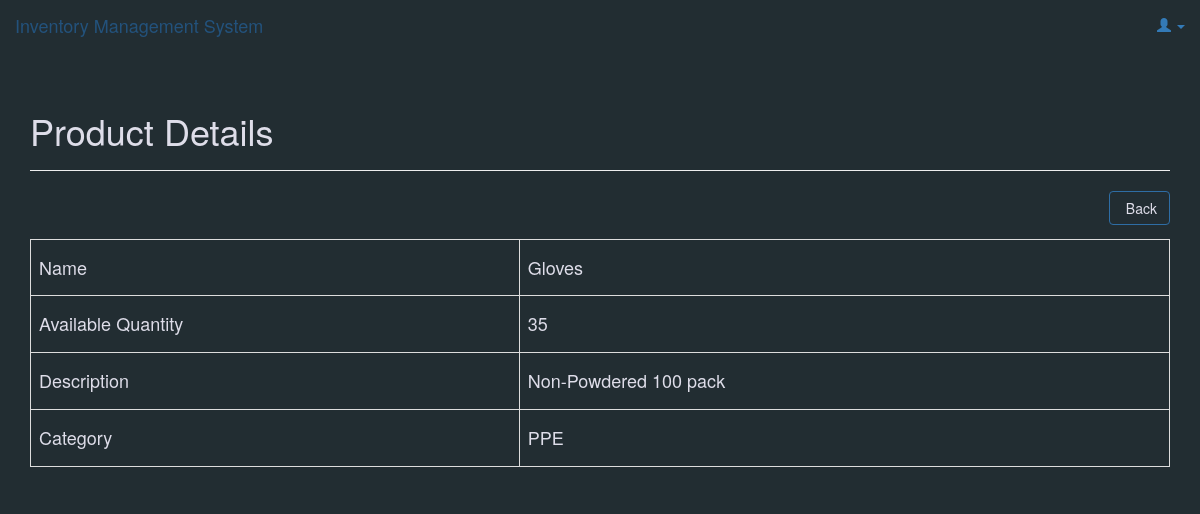
Page /products/read_one.php?id=6 on the committed database.
### tables this page shows
CREATE TABLE `products` (
  `id` int(11) NOT NULL,
  `name` varchar(32) NOT NULL,
  `description` text NOT NULL,
  `quantity` int(11) NOT NULL,
  `category_id` int(11) NOT NULL,
  `created` datetime NOT NULL,
  `modified` timestamp NOT NULL DEFAULT current_timestamp()
);

CREATE TABLE `categories` (
  `id` int(11) NOT NULL,
  `name` varchar(256) NOT NULL,
  `created` datetime NOT NULL,
  `modified` timestamp NOT NULL DEFAULT current_timestamp()
);

### objects/product.php (called while the page is built, shortened)
<?php
class Product{
    private $conn;
    private $table_name = "products";
    public $id;
    public function __construct($db){
        $this->conn = $db;
    }
function readOne(){
    $query = "SELECT name, quantity, description, category_id
        FROM " . $this->table_name . "
        WHERE id = ?
        LIMIT 0,1";
    $stmt = $this->conn->prepare( $query );
    $stmt->bindParam(1, $this->id);
    $stmt->execute();
    $row = $stmt->fetch(PDO::FETCH_ASSOC);
    $this->name = $row['name'];
    $this->quantity = $row['quantity'];
    $this->description = $row['description'];
}
}
?>

### objects/category.php (called while the page is built, shortened)
<?php
class Category{
    private $conn;
    private $table_name = "categories";
    public $id;
    public function __construct($db){
        $this->conn = $db;
    }
function readName(){
    $query = "SELECT name FROM " . $this->table_name . " WHERE id = ? limit 0,1";
    $stmt = $this->conn->prepare( $query );
    $stmt->bindParam(1, $this->id);
    $stmt->execute();
    $row = $stmt->fetch(PDO::FETCH_ASSOC);
    $this->name = $row['name'];
}
}
?>

### products/read_one.php (the view, shortened to what this page needs)
<?php
$id = isset($_GET['id']) ? $_GET['id'] : die('ERROR: missing ID.');
include_once '../objects/product.php';
include_once '../objects/category.php';
$database = new Database();
$db = $database->getConnection();
$product = new Product($db);
$category = new Category($db);
$product->id = $id;
$product->readOne();
include_once "layout_header.php";
echo "<div class='right-button-margin'>";
    echo "<a href='index.php' class='btn btn-primary pull-right'>";
        echo "<span class='glyphicon glyphicon-'></span> Back";
    echo "</a>";
echo "</div>";
echo "<table class='table  table-responsive table-bordered'>";
    echo "<tr>";
    echo "<th><h4> Name</h4></th>";
        echo "<td><h4>{$product->name}</h4></td>";
    echo "</tr>";
    echo "<tr>";
    echo "<th><h4> Available Quantity</h4></th>";
        echo "<td><h4>{$product->quantity}</h4></td>";
    echo "</tr>";
    echo "<tr>";
    echo "<th><h4> Description</h4></th>";
        echo "<td><h4>{$product->description}</h4></td>";
    echo "</tr>";
    echo "<tr>";
    echo "<th><h4> Category</h4></th>";
        echo "<td><h4>";
            $category->id=$product->category_id;
            $category->readName();
            echo $category->name;
        echo "</h4></td>";
    echo "</tr>";
echo "</table>";
include_once "layout_footer.php";
?>

### libs/css/main.css (style rules this page uses)
body { background: #222D32; }
.right-button-margin { margin: 0 0 1em 0; overflow: hidden; }
.btn-primary { color: rgb(222, 221, 233); font-size: 14px; background-color: transparent; }
.table { color: rgb(222, 221, 233); }

### rows in the picture
products: name "Gloves", quantity "35", description "Non-Powdered 100 pack"
categories: name "PPE"

### other values in the picture
$page_title "Product Details"
